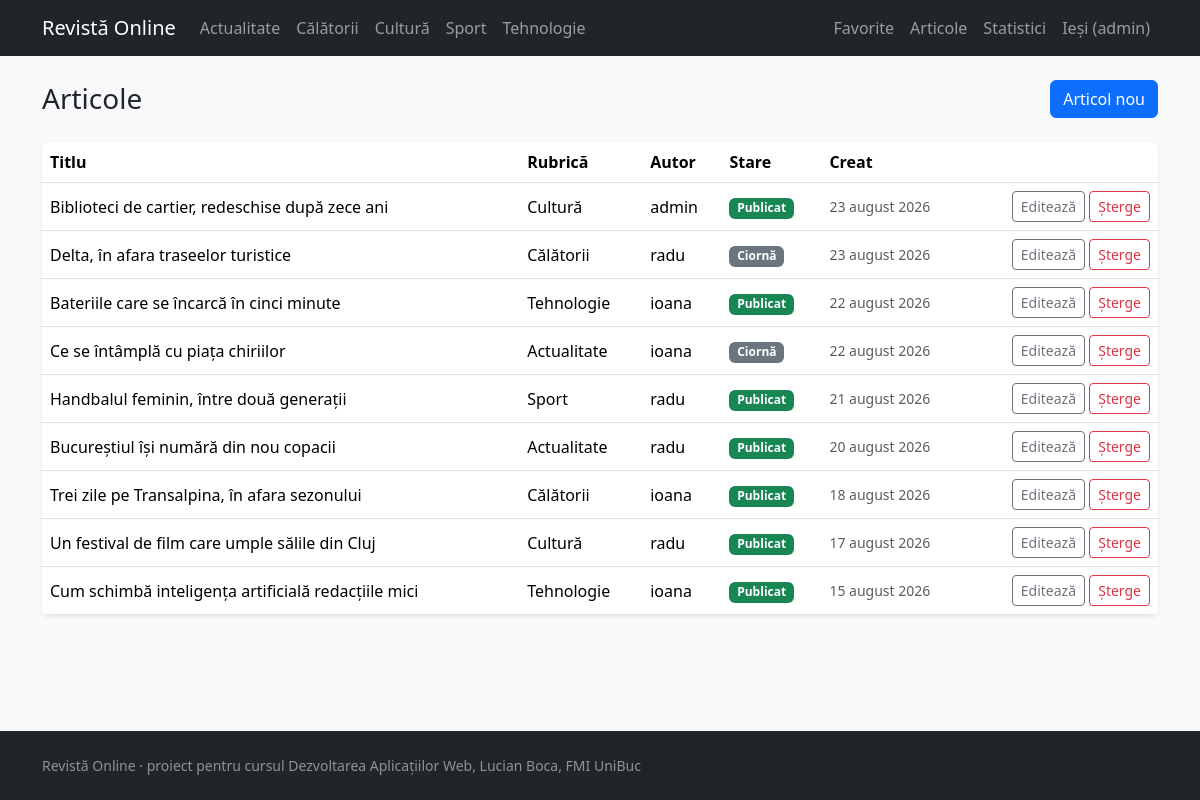
The app's page /admin/articole (signed in) with its own data.
### tables this page shows
CREATE TABLE rubrici (
    id   INT AUTO_INCREMENT PRIMARY KEY,
    slug VARCHAR(50) NOT NULL,
    nume VARCHAR(50) NOT NULL,
    UNIQUE KEY uq_rubrici_slug (slug)
);

CREATE TABLE utilizatori (
    id              INT AUTO_INCREMENT PRIMARY KEY,
    nume_utilizator VARCHAR(50)  NOT NULL,
    email           VARCHAR(100) NOT NULL,
    parola          VARCHAR(255) NOT NULL,
    rol             ENUM('admin','autor','cititor') NOT NULL DEFAULT 'cititor',
    creat_la        DATETIME NOT NULL DEFAULT CURRENT_TIMESTAMP,
    UNIQUE KEY uq_utilizatori_email (email),
    UNIQUE KEY uq_utilizatori_nume (nume_utilizator)
);

CREATE TABLE articole (
    id            INT AUTO_INCREMENT PRIMARY KEY,
    id_utilizator INT NOT NULL,
    id_rubrica    INT NOT NULL,
    slug          VARCHAR(255) NOT NULL,
    titlu         VARCHAR(255) NOT NULL,
    rezumat       VARCHAR(500) DEFAULT NULL,
    continut      TEXT NOT NULL,
    imagine       VARCHAR(255) DEFAULT NULL,
    url_video     VARCHAR(255) DEFAULT NULL,
    stare         ENUM('ciorna','publicat') NOT NULL DEFAULT 'ciorna',
    creat_la      DATETIME NOT NULL DEFAULT CURRENT_TIMESTAMP,
    modificat_la  DATETIME NOT NULL DEFAULT CURRENT_TIMESTAMP ON UPDATE CURRENT_TIMESTAMP,
    publicat_la   DATETIME DEFAULT NULL,
    UNIQUE KEY uq_articole_slug (slug),
    KEY idx_articole_utilizator (id_utilizator),
    KEY idx_articole_rubrica (id_rubrica),
     
    KEY idx_articole_listare (stare, publicat_la),
    CONSTRAINT fk_articole_utilizator
        FOREIGN KEY (id_utilizator) REFERENCES utilizatori(id) ON DELETE CASCADE,
     
    CONSTRAINT fk_articole_rubrica
        FOREIGN KEY (id_rubrica) REFERENCES rubrici(id) ON DELETE RESTRICT
);

### src/admin.php (called while the page is built, shortened)
<?php
function adminList(): void
{
    render('admin/articole', [
        'title'    => 'Administrare articole',
        'articles' => allArticles(isAdmin() ? null : (int) currentUser()['id']),
    ]);
}

### src/db.php (called while the page is built, shortened)
<?php
function db(): PDO
{
    static $pdo = null;
    if ($pdo === null) {
        $dsn = sprintf(
            'mysql:host=%s;port=%s;dbname=%s;charset=utf8mb4',
            getenv('DB_HOST'),
            getenv('DB_PORT'),
            getenv('DB_NAME')
        );
        $pdo = new PDO($dsn, getenv('DB_USER'), getenv('DB_PASS'), [
            PDO::ATTR_ERRMODE            => PDO::ERRMODE_EXCEPTION,
            PDO::ATTR_DEFAULT_FETCH_MODE => PDO::FETCH_ASSOC,
            PDO::ATTR_EMULATE_PREPARES   => false,
        ]);
    }
    return $pdo;
}
function query(string $sql, array $params = []): PDOStatement
{
    $stmt = db()->prepare($sql);
    $stmt->execute($params);
    return $stmt;
}
function fetchAll(string $sql, array $params = []): array
{
    return query($sql, $params)->fetchAll();
}
function fetchOne(string $sql, array $params = []): ?array
{
    return query($sql, $params)->fetch() ?: null;
}
function checkTable(string $table): string
{
    return $table;
}
function find(string $table, int $id): ?array
{
    return fetchOne(sprintf('SELECT * FROM %s WHERE id = ?', checkTable($table)), [$id]);
}
function findAll(string $table, string $orderBy = 'id'): array
{
    return fetchAll(sprintf('SELECT * FROM %s ORDER BY %s', checkTable($table), $orderBy));
}

### src/articles.php (called while the page is built, shortened)
<?php
function allSections(): array
{
    return findAll('rubrici', 'nume');
}
function allArticles(?int $userId = null): array
{
    $sql = "SELECT a.id, a.titlu, a.stare, a.creat_la, a.publicat_la,
                   r.nume AS rubrica, u.nume_utilizator AS autor" . ARTICLE_JOINS;
    $params = [];
    return fetchAll($sql . ' ORDER BY a.creat_la DESC', $params);
}

### src/auth.php (called while the page is built, shortened)
<?php
function currentUser(): ?array
{
    static $user = null;
    if ($user === null && isset($_SESSION['id_utilizator'])) {
        $user = find('utilizatori', (int) $_SESSION['id_utilizator']);
    }
    return $user;
}
function requireRole(string ...$roles): void
{
    $user = currentUser();
}

### views/partials/article-row.php (the view, shortened to what this page needs)
<tr>
    <td><?= e($item['titlu']) ?></td>
    <td><?= e($item['rubrica']) ?></td>
    <td><?= e($item['autor']) ?></td>
    <td>
        <span class="badge text-bg-<?= $item['stare'] === 'publicat' ? 'success' : 'secondary' ?>">
            <?= $item['stare'] === 'publicat' ? 'Publicat' : 'Ciornă' ?>
        </span>
    </td>
    <td class="text-body-secondary small"><?= e(formatDate($item['creat_la'])) ?></td>
    <td class="text-end text-nowrap">
        <a class="btn btn-sm btn-outline-secondary" href="/admin/articole/<?= (int) $item['id'] ?>">Editează</a>
        <form class="d-inline" method="post"
              action="/admin/articole/<?= (int) $item['id'] ?>/stergere"
              onsubmit="return confirm('Ștergi articolul definitiv?')">
            <button class="btn btn-sm btn-outline-danger" type="submit">Șterge</button>
        </form>
    </td>
</tr>

### src/helpers.php (shortened to what this page needs)
<?php
function e(?string $text): string
{
    return htmlspecialchars($text ?? '', ENT_QUOTES, 'UTF-8');
}
function formatDate(?string $datetime): string
{
    $months = [
        'ianuarie', 'februarie', 'martie', 'aprilie', 'mai', 'iunie',
        'iulie', 'august', 'septembrie', 'octombrie', 'noiembrie', 'decembrie',
    ];
    $time = strtotime($datetime);
    return date('j', $time) . ' ' . $months[(int) date('n', $time) - 1] . ' ' . date('Y', $time);
}
function render(string $page, array $data = []): void
{
    extract($data, EXTR_SKIP);
    require __DIR__ . '/../views/pages/' . $page . '.php';
    require __DIR__ . '/../views/layout.php';
}
function renderList(array $items, string $partial): void
{
    foreach ($items as $item) {
        require __DIR__ . '/../views/partials/' . $partial . '.php';
    }
}

### views/partials/nav.php (shortened to what this page needs)
<nav class="navbar navbar-expand-lg navbar-dark bg-dark">
    <div class="container">
        <a class="navbar-brand" href="/">Revistă Online</a>
        <div class="collapse navbar-collapse" id="meniu">
            <ul class="navbar-nav">
                <?php foreach (allSections() as $section): ?>
                    <li class="nav-item">
                        <a class="nav-link" href="/rubrica/<?= e($section['slug']) ?>">
                            <?= e($section['nume']) ?>
                        </a>
                    </li>
                <?php endforeach; ?>
            </ul>
            <?php $user = currentUser(); ?>
            <ul class="navbar-nav ms-auto">
                <?php if ($user === null): ?>
                    <li class="nav-item"><a class="nav-link" href="/inregistrare">Cont nou</a></li>
                    <li class="nav-item"><a class="nav-link" href="/autentificare">Autentificare</a></li>
                <?php else: ?>
                    <li class="nav-item"><a class="nav-link" href="/favorite">Favorite</a></li>
                    <?php if ($user['rol'] !== 'cititor'): ?>
                        <li class="nav-item"><a class="nav-link" href="/admin/articole">Articole</a></li>
                    <?php endif; ?>
                    <?php if ($user['rol'] === 'admin'): ?>
                        <li class="nav-item"><a class="nav-link" href="/admin/statistici">Statistici</a></li>
                    <?php endif; ?>
                    <li class="nav-item">
                        <form method="post" action="/deconectare">
                            <button class="btn btn-link nav-link" type="submit">
                                Ieși (<?= e($user['nume_utilizator']) ?>)
                            </button>
                        </form>
                    </li>
                <?php endif; ?>
            </ul>
        </div>
    </div>
</nav>

### records on screen
rubrici: nume "Actualitate"
rubrici: nume "Călătorii"
rubrici: nume "Cultură"
rubrici: nume "Sport"
rubrici: nume "Tehnologie"
utilizatori: nume_utilizator "admin"
articole: titlu "Biblioteci de cartier, redeschise după zece ani", id_rubrica.nume "Cultură", id_utilizator.nume_utilizator "admin", stare "Publicat", creat_la "23 august 2026"
articole: titlu "Delta, în afara traseelor turistice", id_rubrica.nume "Călătorii", id_utilizator.nume_utilizator "radu", stare "Ciornă", creat_la "23 august 2026"
articole: titlu "Bateriile care se încarcă în cinci minute", id_rubrica.nume "Tehnologie", id_utilizator.nume_utilizator "ioana", stare "Publicat", creat_la "22 august 2026"
articole: titlu "Ce se întâmplă cu piața chiriilor", id_rubrica.nume "Actualitate", id_utilizator.nume_utilizator "ioana", stare "Ciornă", creat_la "22 august 2026"
articole: titlu "Handbalul feminin, între două generații", id_rubrica.nume "Sport", id_utilizator.nume_utilizator "radu", stare "Publicat", creat_la "21 august 2026"
articole: titlu "Bucureștiul își numără din nou copacii", id_rubrica.nume "Actualitate", id_utilizator.nume_utilizator "radu", stare "Publicat", creat_la "20 august 2026"
articole: titlu "Trei zile pe Transalpina, în afara sezonului", id_rubrica.nume "Călătorii", id_utilizator.nume_utilizator "ioana", stare "Publicat", creat_la "18 august 2026"
articole: titlu "Un festival de film care umple sălile din Cluj", id_rubrica.nume "Cultură", id_utilizator.nume_utilizator "radu", stare "Publicat", creat_la "17 august 2026"
articole: titlu "Cum schimbă inteligența artificială redacțiile mici", id_rubrica.nume "Tehnologie", id_utilizator.nume_utilizator "ioana", stare "Publicat", creat_la "15 august 2026"
